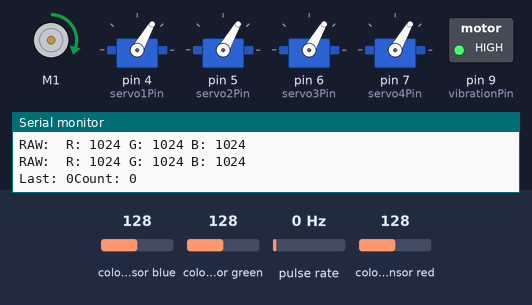
Recording of a sketch running on a simulated Arduino Uno, built with avr-gcc and run on an emulated ATmega328P. Shown: DC motor (green arrow = forward, orange = backward, longer = faster), 4 × servo, switched loads named in the sketch (green lamp = pin HIGH), the last lines printed to the serial monitor. Wiring (inferred from the names in the program): pulse sensor: data pin 2. The test bench sets the inputs (shaded band); at power-on: pulse rate 0 Hz, colour sensor blue 128, colour sensor green 128, colour sensor red 128.

Above: at 1.3 s.
1.4 s: pulse rate (sensor on pin 2) set to 50 Hz
At 2.4 s:
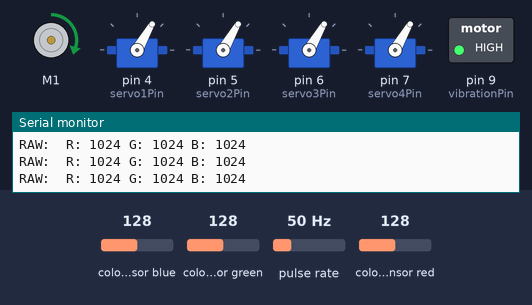
4.4 s: pulse rate (sensor on pin 2) set to 4 Hz
At 5.61 s:
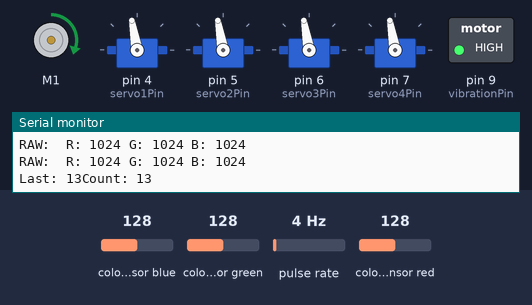
Timing chart, 0 to 13.4 s (numbered marks = the images above; inputs shaded):
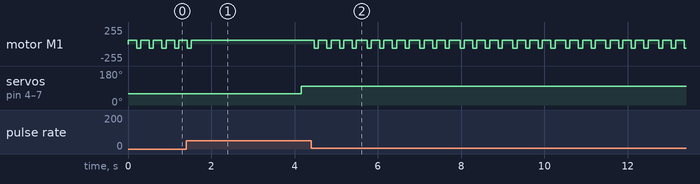

Measured:
- after the input at 1.4 s, motor M1: goes on until 1.5 s, then stays forward 60/255; servo on pin 4 (servo1Pin), servo on pin 5 (servo2Pin), servo on pin 6 (servo3Pin), servo on pin 7 (servo4Pin): 60° → 100° after 2.8 s
- after the input at 4.4 s, motor M1: alternates forward 60/255 for 0.20 s and backward 60/255 for 0.10 s, starting after 0.07 s
- by itself, motor M1: alternates forward 60/255 for 0.20 s and backward 60/255 for 0.10 s

The sketch:

sorter.ino
```cpp
#include <Wire.h>
#include "Adafruit_TCS34725.h"
#include <Adafruit_MotorShield.h>
#include "utility/Adafruit_MS_PWMServoDriver.h"
#include <Servo.h>

// Pins
const int encoderPin = 2;
const int servo1Pin = 4;
const int servo2Pin = 5;
const int servo3Pin = 6;
const int servo4Pin = 7;
const int vibrationPin = 9;

// Trap-door servos
Servo door[4];

// Motor Shield
Adafruit_MotorShield AFMS = Adafruit_MotorShield();
Adafruit_DCMotor *myMotor = AFMS.getMotor(1);

// Global
volatile int count = 0;
int lastCount = -1;
unsigned long queue = 0UL;
const int CHANGE_DELAY = 100 ;

// Servo
const int OPEN = 60;
const int CLOSED = 100;

// Example code for the Adafruit TCS34725 breakout library applied to Skittle colour classification.
// This example uses RGB vectors for classification.  It also converts the RGB vector to a HSB colourspace,
// which is likely more robust for this classification, but does not implement the HSB classification.
// (If you change to HSB, you will likely only need hue and saturation, and not brightness).

// More information:
// Breakout board: https://www.adafruit.com/product/1334
// Library: https://github.com/adafruit/Adafruit_TCS34725
// Installation instructions: https://learn.adafruit.com/adafruit-all-about-arduino-libraries-install-use/how-to-install-a-library


// Initialise TCS24725 with specific int time and gain values
// Note: 2-4 millisecond integration (sampling) times mean we can sample at about 250-500Hz
Adafruit_TCS34725 tcs = Adafruit_TCS34725(TCS34725_INTEGRATIONTIME_24MS, TCS34725_GAIN_1X);

/*
 * Global colour sensing variables
 */

#define NUM_COLORS  6

// Skittle colours to indices
#define COL_RED     0
#define COL_GREEN   1
#define COL_ORANGE  2
#define COL_YELLOW  3
#define COL_PURPLE  4
#define COL_NOTHING 5

// Names for colours
#define COLNAME_RED     "RED"
#define COLNAME_GREEN   "GREEN"
#define COLNAME_ORANGE  "ORANGE"
#define COLNAME_YELLOW  "YELLOW"
#define COLNAME_PURPLE  "PURPLE"
#define COLNAME_NOTHING "NOTHING"

// RGB channels in the array
#define CHANNEL_R   0
#define CHANNEL_G   1
#define CHANNEL_B   2

// Training colours (populate these manually, but these vectors must be of unit length (i.e. length 1))
float trainingColors[3][NUM_COLORS];    // 3(rgb) x NUM_COLORS.

// Last read colour
float rNorm = 0.0f;
float gNorm = 0.0f;
float bNorm = 0.0f;
float hue = 0.0f;
float saturation = 0.0f;
float brightness = 0.0f;

// Last classified class
int lastClass = -1;
float lastCosine = 0;

/*
 * Colour sensing
 */
void initializeTrainingColors() {
  // Skittle: red
  trainingColors[CHANNEL_R][COL_RED] = 0.828;
  trainingColors[CHANNEL_G][COL_RED] = 0.415;
  trainingColors[CHANNEL_B][COL_RED] = 0.374;

  // Skittle: green
  trainingColors[CHANNEL_R][COL_GREEN] = 0.537;
  trainingColors[CHANNEL_G][COL_GREEN] = 0.762;
  trainingColors[CHANNEL_B][COL_GREEN] = 0.360;

  // Skittle: orange
  trainingColors[CHANNEL_R][COL_ORANGE] = 0.921;
  trainingColors[CHANNEL_G][COL_ORANGE] = 0.326;
  trainingColors[CHANNEL_B][COL_ORANGE] = 0.210;

  // Skittle: yellow
  trainingColors[CHANNEL_R][COL_YELLOW] = 0.690;
  trainingColors[CHANNEL_G][COL_YELLOW] = 0.659;
  trainingColors[CHANNEL_B][COL_YELLOW] = 0.296;

  // Skittle: purple
  trainingColors[CHANNEL_R][COL_PURPLE] = 0.8586;
  trainingColors[CHANNEL_G][COL_PURPLE] = 0.3487;
  trainingColors[CHANNEL_B][COL_PURPLE] = 0.3758;

  // Nothing
  trainingColors[CHANNEL_R][COL_NOTHING] = 0.6729;
  trainingColors[CHANNEL_G][COL_NOTHING] = 0.5633;
  trainingColors[CHANNEL_B][COL_NOTHING] = 0.4794;
}


void getNormalizedColor() {
  uint16_t r, g, b, c, colorTemp, lux;
  tcs.getRawData(&r, &g, &b, &c);
  Serial.print("RAW: ");
  Serial.print(" R: "); Serial.print(r);
  Serial.print(" G: "); Serial.print(g);
  Serial.print(" B: "); Serial.println(b);
  Serial.println();

  float lenVec = sqrt((float)r*(float)r + (float)g*(float)g + (float)b*(float)b);

  // Note: the Arduino only has 2k of RAM, so rNorm/gNorm/bNorm are global variables.
  rNorm = (float)r/lenVec;
  gNorm = (float)g/lenVec;
  bNorm = (float)b/lenVec;

  // Also convert to HSB:
  RGBtoHSV(rNorm, gNorm, bNorm, &hue, &saturation, &brightness);
}


int getColorClass() {
  float distances[NUM_COLORS] = {0.0f};

  // Step 1: Compute the cosine similarity between the query vector and all the training colours.
  for (int i=0; i<NUM_COLORS; i++) {
    // For normalized (unit length) vectors, the cosine similarity is the same as the dot product of the two vectors.
    float cosineSimilarity = rNorm*trainingColors[CHANNEL_R][i] + gNorm*trainingColors[CHANNEL_G][i] + bNorm*trainingColors[CHANNEL_B][i];
    distances[i] = cosineSimilarity;

    // DEBUG: Output cosines
    //Serial.print("   C"); Serial.print(i); Serial.print(": "); Serial.println(cosineSimilarity, 3);
  }

  // Step 2: Find the vector with the highest cosine (meaning, the closest to the training color)
  float maxVal = distances[0];
  int maxIdx = 0;
  for (int i=0; i<NUM_COLORS; i++) {
    if (distances[i] > maxVal) {
      maxVal = distances[i];
      maxIdx = i;
    }
  }

  // Step 3: Return the index of the minimum color
  lastCosine = maxVal;
  lastClass = maxIdx;
  return maxIdx;
}


// Convert from colour index to colour name.
void printColourName(int colIdx) {
  switch (colIdx) {
    case COL_RED:
      Serial.print(COLNAME_RED);
      break;
    case COL_GREEN:
      Serial.print(COLNAME_GREEN);
      break;
    case COL_ORANGE:
      Serial.print(COLNAME_ORANGE);
      break;
    case COL_YELLOW:
      Serial.print(COLNAME_YELLOW);
      break;
    case COL_PURPLE:
      Serial.print(COLNAME_PURPLE);
      break;
    case COL_NOTHING:
      Serial.print(COLNAME_NOTHING);
      break;
    default:
      Serial.print("ERROR");
      break;
  }
}

// RGB to HSV.  From https://www.cs.rit.edu/~ncs/color/t_convert.html .
void RGBtoHSV( float r, float g, float b, float *h, float *s, float *v ) {
  float minVal = min(min(r, g), b);
  float maxVal = max(max(r, g), b);
  *v = maxVal;       // v
  float delta = maxVal - minVal;
  if( maxVal != 0 )
    *s = delta / maxVal;   // s
  else {
    // r = g = b = 0    // s = 0, v is undefined
    *s = 0;
    *h = -1;
    return;
  }
  if( r == maxVal )
    *h = ( g - b ) / delta;   // between yellow & magenta
  else if( g == maxVal )
    *h = 2 + ( b - r ) / delta; // between cyan & yellow
  else
    *h = 4 + ( r - g ) / delta; // between magenta & cyan
  *h *= 60;       // degrees
  if( *h < 0 )
    *h += 360;
}

/*
 * Main Arduino functions
 */

void setup(void) {
  Serial.begin(115200);

  // Populate array of training colours for classification.
  initializeTrainingColors();

  if (tcs.begin()) {
    Serial.println("Found sensor");
  } else {
    Serial.println("No TCS34725 found ... check your connections");
    while (1);
  }

  // Now we're ready to get readings!

    pinMode(encoderPin, INPUT);
    attachInterrupt(digitalPinToInterrupt(encoderPin), encoderStep, FALLING);

    AFMS.begin();
    myMotor->setSpeed(60);
    myMotor->run(FORWARD);
    delay(CHANGE_DELAY);

    door[0].attach(servo1Pin);
    door[1].attach(servo2Pin);
    door[2].attach(servo3Pin);
    door[3].attach(servo4Pin);

    pinMode(vibrationPin, OUTPUT);
    analogWrite(vibrationPin, 255);

    door[0].write(OPEN);
    door[1].write(OPEN);
    door[2].write(OPEN);
    door[3].write(OPEN);
}

void loop(void) {
    // Step 1: Get normalized colour vector
    getNormalizedColor();
    int colClass = getColorClass();

    #ifdef DEBUG
    delay(24);
    // Step 2: Output colour
    Serial.print("R: "); Serial.print(rNorm, 3); Serial.print("  ");
    Serial.print("G: "); Serial.print(gNorm, 3); Serial.print("  ");
    Serial.print("B: "); Serial.print(bNorm, 3); Serial.print("  ");
    Serial.print("H: "); Serial.print(hue, 3); Serial.print("  ");
    Serial.print("S: "); Serial.print(saturation, 3); Serial.print("  ");
    Serial.print("B: "); Serial.print(brightness, 3); Serial.print("  ");

    printColourName(colClass);
    Serial.print(" (cos: "); Serial.print(lastCosine); Serial.print(") ");
    Serial.println("");
    #endif

    enqueue(colClass);

    if (count == lastCount) {
        Serial.print("Last: "); Serial.print(lastCount); Serial.print("Count: "); Serial.println(count);
        unjam();
    } else {
        lastCount = count;
    }

    if ( count > 125) {
      count = 0;
      queue = (queue >> 4) & 0x7FFFF;
      Serial.print("Queue: "); Serial.println(queue, BIN);
      readQueue();
    }
}

void unjam() {
    int tmp = count;
    myMotor->run(BACKWARD);
    delay(CHANGE_DELAY);
    myMotor->run(FORWARD);
    delay(CHANGE_DELAY);
    noInterrupts();
    count = tmp;
    lastCount = count -1;
    interrupts();
}

void enqueue(int colClass) {
    if (colClass == 0) { //red
        bitSet(queue, 8);
    } else if (colClass == 1) { //green
        bitSet(queue, 13);
    } else if (colClass == 2) { //orange
        bitSet(queue, 18);
    } else if (colClass == 3) { //yellow
        bitSet(queue, 23);
    }
}

void readQueue(){
    for (int i = 0; i < 4; i++) {
        if (bitRead(queue, i)) {
            door[i].write(OPEN);
        } else {
            door[i].write(CLOSED);
        }
    }
}

void encoderStep() {
    count++;
}
```
